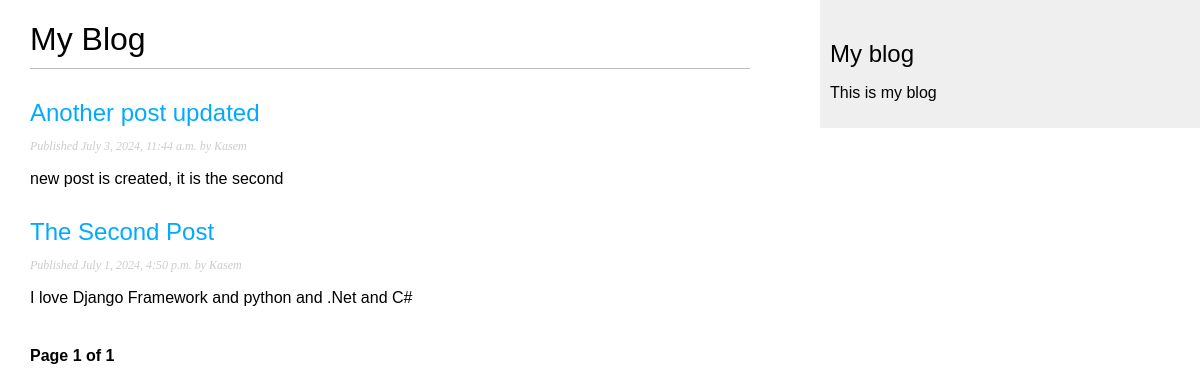
/blog/, run on an earlier commit of the app's database.
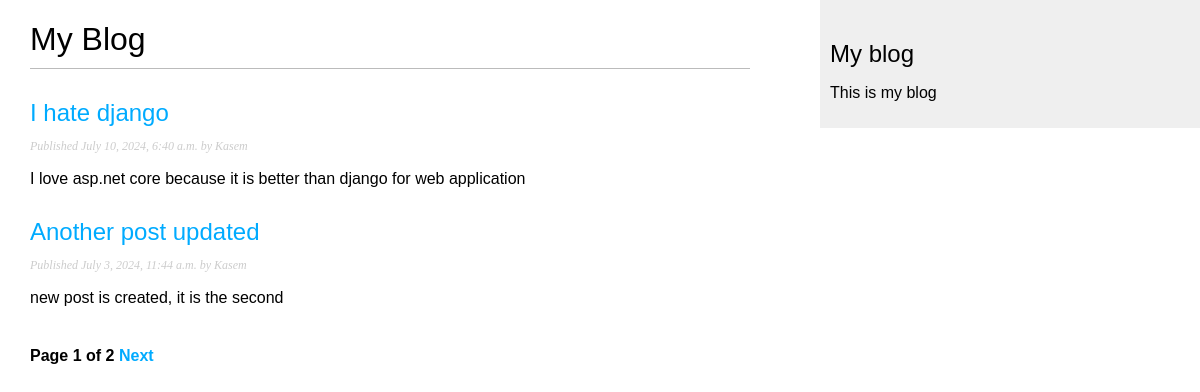
And on a later commit of the database.
### blog/models.py (models this page shows, shortened)
class Post(models.Model):
    class Status(models.TextChoices):
       DRAFT = 'DF', 'Draft'
       PUBLISHED = 'PB' , 'Published'
    title = models.CharField(max_length=250)
    slug = models.SlugField(max_length=250)
    author = models.ForeignKey(User,on_delete=models.CASCADE,related_name='blog_posts')
    body = models.TextField()
    publish = models.DateTimeField(default=timezone.now)
    created = models.DateTimeField(auto_now_add=True)
    updated = models.DateTimeField(auto_now=True)
    status = models.CharField(max_length=2,choices=Status.choices,default=Status.DRAFT)
    class Meta:
      ordering = ['-publish']
      indexes =  [models.Index(fields=['-publish'])]
    def get_absolute_url(self):
        return reverse("blog:post_details", args=[self.id])

### blog/views.py (the view)
# urls.py: path('',views.post_list,name='post_list'),
def post_list(request):
    post_list = Post.objects.all()
    paginator = Paginator(post_list,2)
    page_number = request.GET.get('page',1)
    try:
        posts = paginator.page(page_number)
    except EmptyPage:
        posts = paginator.page(paginator.num_pages)
    except PageNotAnInteger:
        posts = paginator.page(1)
    return render(request,'blog/post/list.html',{'posts':posts})

### blog/templates/blog/post/list.html (shortened to what this page needs)
{% extends 'blog/base.html' %}
{% block content %}
  <h1>My Blog</h1>
  {% for post in posts %}
    <h2><a href="{{ post.get_absolute_url }}">{{ post.title }}</a></h2>
    <p class="date">Published {{ post.publish }} by {{ post.author }}</p>
    {{ post.body|truncatewords:30|linebreaks }}
  {% endfor %}
  {% include 'pagination.html' with page=posts %}
{% endblock %}

What changed in the data, as far as the page shows it:
no longer on this page (row unchanged): Post: title "The Second Post", publish "July 1, 2024, 4:50 p.m.", author "Kasem", body "I love Django Framework and python and .Net and C#"
added Post: title "I hate django", publish "July 10, 2024, 6:40 a.m.", author "Kasem", body "I love asp.net core because it is better than django for web application"
Also different on the page:
{{ page.paginator.num_pages }}: "1" → "2"
text now shown: "Next"
